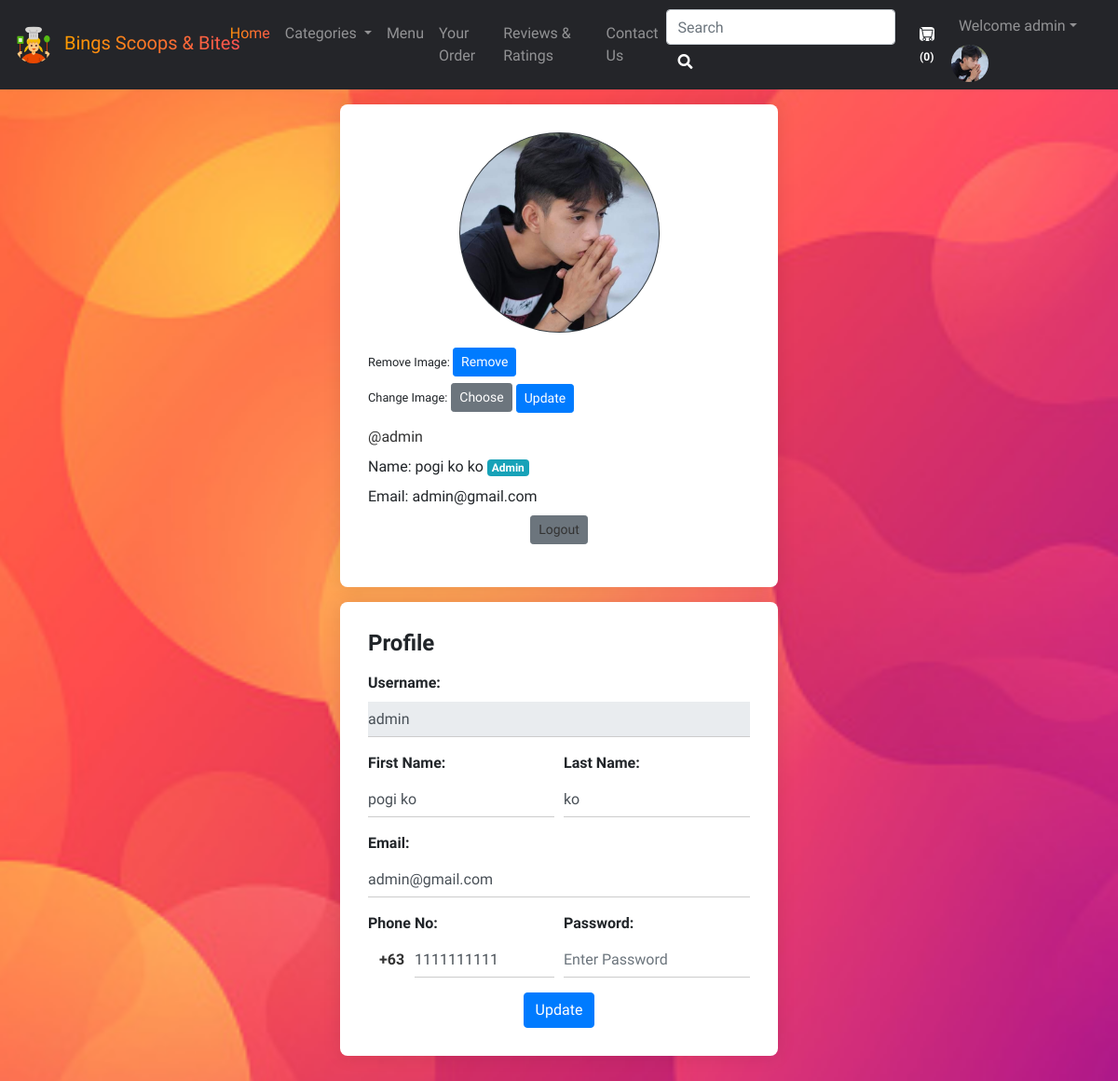
Screenshot of /viewProfile.php (signed in) with the database file from the repository.
### tables this page shows
CREATE TABLE `sitedetail` (
  `tempId` int(11) NOT NULL,
  `systemName` varchar(21) NOT NULL,
  `email` varchar(35) NOT NULL,
  `contact1` bigint(21) NOT NULL,
  `contact2` bigint(21) DEFAULT NULL COMMENT 'Optional',
  `address` text NOT NULL,
  `dateTime` datetime NOT NULL DEFAULT current_timestamp()
);

CREATE TABLE `users` (
  `id` int(21) NOT NULL,
  `username` varchar(21) NOT NULL,
  `firstName` varchar(21) NOT NULL,
  `lastName` varchar(21) NOT NULL,
  `email` varchar(35) NOT NULL,
  `phone` bigint(20) NOT NULL,
  `userType` enum('0','1') NOT NULL DEFAULT '0' COMMENT '0=user\r\n1=admin',
  `password` varchar(255) NOT NULL,
  `joinDate` datetime NOT NULL DEFAULT current_timestamp()
);

### viewProfile.php (the view, shortened to what this page needs)
<!DOCTYPE HTML>
<html lang="en">
<head>
    <link rel="stylesheet" href="https://stackpath.bootstrapcdn.com/bootstrap/4.3.1/css/bootstrap.min.css">
    <link rel="stylesheet" href="https://use.fontawesome.com/releases/v5.7.2/css/all.css">
    <link rel="stylesheet" href="assets/css/custom.css">
</head>
<body>
    <?php include 'partials/_dbconnect.php'; ?>
    <?php require 'partials/_nav.php' ?>
    <?php
    if ($loggedin) {
    ?>
        <div class="container card-container">
            <?php
            $sql = "SELECT * FROM users WHERE id='$userId'";
            $result = mysqli_query($conn, $sql);
            $row = mysqli_fetch_assoc($result);
            $username = $row['username'];
            $firstName = $row['firstName'];
            $lastName = $row['lastName'];
            $email = $row['email'];
            $phone = $row['phone'];
            $userType = $row['userType'];
            if ($userType == 0) {
                $userType = "User";
            } else {
                $userType = "Admin";
            }
            ?>
            <div class="row my-3">
                <div class="col-12 mb-3">
                    <div class="card h-100">
                        <div class="card-body">
                            <div class="text-center">
                                <img class="rounded-circle mb-3 bg-dark" src="img/profile-<?php echo $userId; ?>.jpg" onError="this.src = 'img/profilePic.png'" style="width: 215px; height: 215px; padding: 1px;">
                            </div>
                            <form action="partials/_manageProfile.php" method="POST">
                                <small>Remove Image: </small>
                                <button type="submit" class="btn btn-primary btn-sm" name="removeProfilePic">Remove</button>
                            </form>
                            <form name="upload-form" action="partials/_manageProfile.php" method="POST" enctype="multipart/form-data" style="margin-top: 7px;">
                                <div class="upload-btn-wrapper">
                                    <small>Change Image:</small>
                                    <button class="btn btn-secondary btn-sm">Choose</button>
                                </div>
                                <button type="submit" name="updateProfilePhoto" class="btn btn-primary btn-sm" style="margin-top: -20px;">Update</button>
                            </form>
                            <ul class="list-unstyled">
                                <li class="my-2"><a href="viewProfile.php">@<?php echo $username ?></a></li>
                                <li class="my-2">
                                    <div class="d-flex align-items-center">
                                        <p class="mb-0"><?php echo "Name: " . $firstName . " " . $lastName; ?> <span class="badge badge-info"><?php echo $userType ?></span></p>
                                    </div>
                                </li>
                                <li class="my-2">
                                    <div class="d-flex align-items-center">
                                        <p class="mb-0"><?php echo "Email: " . $email ?></p>
                                    </div>
                                </li>
                                <li class="my-2 text-center"><a href="partials/_logout.php" class="btn btn-secondary btn-sm">Logout</a></li>
                            </ul>
                        </div>
                    </div>
                </div>
                <div class="col-12 mb-3">
                    <div class="card h-100">
                        <div class="card-body">
                            <h2 class="card-title mb-3">Profile</h2>
                            <form action="partials/_manageProfile.php" method="post">
                                <div class="form-group">
                                    <label for="username">Username:</label>
                                    <input class="form-control" id="username" name="username" type="text" disabled value="<?php echo $username ?>">
                                </div>
                                <div class="form-row">
                                    <div class="form-group col-md-6">
                                        <label for="firstName">First Name:</label>
                                        <input type="text" class="form-control" id="firstName" name="firstName" placeholder="First Name" required value="<?php echo $firstName ?>">
                                    </div>
                                    <div class="form-group col-md-6">
                                        <label for="lastName">Last Name:</label>
                                        <input type="text" class="form-control" id="lastName" name="lastName" placeholder="Last name" required value="<?php echo $lastName ?>">
                                    </div>
                                </div>
                                <div class="form-group">
                                    <label for="email">Email:</label>
                                    <input type="email" class="form-control" id="email" name="email" placeholder="Enter Your Email" required value="<?php echo $email ?>">
                                </div>
                                <div class="form-row">
                                    <div class="form-group col-md-6">
                                        <label for="phone">Phone No:</label>
                                        <div class="input-group">
                                            <div class="input-group-prepend">
                                                <span class="input-group-text" id="basic-addon">+63</span>
                                            </div>
                                            <input type="tel" class="form-control" id="phone" name="phone" placeholder="Enter Your Phone Number" required pattern="[0-9]{10}" maxlength="10" value="<?php echo $phone ?>">
                                        </div>
                                    </div>
                                    <div class="form-group col-md-6">
                                        <label for="password">Password:</label>
                                        <input class="form-control" id="password" name="password" placeholder="Enter Password" type="password" required minlength="4" maxlength="21" data-toggle="password">
                                    </div>
                                </div>
                                <div class="text-center">
                                    <button type="submit" name="updateProfileDetail" class="btn btn-primary">Update</button>
                                </div>
                            </form>
                        </div>
                    </div>
                </div>
            </div>
        </div>
    <?php
    }
    ?>
</body>
</html>

### partials/_nav.php (shortened to what this page needs)
<?php
if (isset($_SESSION['loggedin']) && $_SESSION['loggedin'] == true) {
  $loggedin = true;
  $userId = $_SESSION['userId'];
  $username = $_SESSION['username'];
} else {
  $loggedin = false;
  $userId = 0;
}
$sql = "SELECT * FROM `sitedetail`";
$result = mysqli_query($conn, $sql);
$row = mysqli_fetch_assoc($result);
$systemName = $row['systemName'];
$countsql = "SELECT SUM(`itemQuantity`) FROM `viewcart` WHERE `userId`=$userId";
$countresult = mysqli_query($conn, $countsql);
$countrow = mysqli_fetch_assoc($countresult);
$count = $countrow['SUM(`itemQuantity`)'];
if (!$count) {
  $count = 0;
}
echo '<style>
.navbar-dark .navbar-nav .nav-link:hover {
  background-image: linear-gradient(to right, #ff9a00, #ff5252);
  background-clip: text;
  -webkit-background-clip: text;
  -webkit-text-fill-color: transparent;
  transition: 0.5s;
}
.home a{
  color: linear-gradient(to right, #ff9a00, #ff5252);
}
</style>
<nav class="navbar navbar-expand-lg navbar-dark navBg ">
<a class="navbar-brand mb-1 mt-1" href="index.php">
<img src="partials/uploads/cooking.png" alt="Company Logo" class="company-logo">
<span class="company-name ml-2" style="background-clip: text; -webkit-background-clip: text; -webkit-text-fill-color: transparent; background-image: linear-gradient(to right, #ff9a00, #ff5252);">' . $systemName . '</span>
</a>
      <button class="navbar-toggler" type="button" data-toggle="collapse" data-target="#navbarSupportedContent" aria-controls="navbarSupportedContent" aria-expanded="false" aria-label="Toggle navigation">
        <span class="navbar-toggler-icon"></span>
      </button>
      <div class="collapse navbar-collapse" id="navbarSupportedContent">
        <ul class="navbar-nav mr-auto">
          <li class="nav-item active home">
            <a class="nav-link" href="index.php" style="background-clip: text; -webkit-background-clip: text; -webkit-text-fill-color: transparent; background-image: linear-gradient(to right, #ff9a00, #ff5252);">Home<span class="sr-only">(current)</span></a>
          </li>
          <li class="nav-item dropdown">
            <a class="nav-link dropdown-toggle" href="#" id="navbarDropdown" role="button" data-toggle="dropdown" aria-haspopup="true" aria-expanded="false">
              Categories
            </a>
            <div class="dropdown-menu" aria-labelledby="navbarDropdown">';
echo '</div>
          </li>
          <li class="nav-item">
            <a class="nav-link" href="about.php">Menu</a>
          </li>
          <li class="nav-item">
            <a class="nav-link" href="viewOrder.php">Your Order</a>
          </li>
          <li class="nav-item">
          <a class="nav-link" href="reviews.php">Reviews & Ratings</a>
        </li>
        <li class="nav-item">
            <a class="nav-link" href="contact.php">Contact Us</a>
          </li>
        </ul>
        <div class="search-wrapper">
           <form method="get" action="search.php" class="form-inline searchForm">
            <div class="search-input">
              <input class="form-control mr-sm-2" type="search" name="search" id="search" placeholder="Search" aria-label="Search" required>
            </div>
            <button class="btn" id="textBtn" type="submit"><i class="fas fa-search"></i></button>
          </form>
        </div>
';
echo '<a href="viewCart.php">
        <button type="button" class="btn" title="MyCart">
          <svg xmlns="img/cart.svg" width="16" height="15" fill="currentColor" class="bi bi-cart cart " viewBox="0 0 16 16">
            <path d="M0 1.5A.5.5 0 0 1 .5 1H2a.5.5 0 0 1 .485.379L2.89 3H14.5a.5.5 0 0 1 .491.592l-1.5 8A.5.5 0 0 1 13 12H4a.5.5 0 0 1-.491-.408L2.01 3.607 1.61 2H.5a.5.5 0 0 1-.5-.5zM3.102 4l1.313 7h8.17l1.313-7H3.102zM5 12a2 2 0 1 0 0 4 2 2 0 0 0 0-4zm7 0a2 2 0 1 0 0 4 2 2 0 0 0 0-4zm-7 1a1 1 0 1 1 0 2 1 1 0 0 1 0-2zm7 0a1 1 0 1 1 0 2 1 1 0 0 1 0-2z"/>
            </svg>   <span id="textBtn"><span id="count"> (' . $count . ')</span>
        </button></a>';
if ($loggedin) {
  echo '<div class="d-flex flex-wrap justify-content">
  <ul class="navbar-nav mr-2">
    <li class="nav-item dropdown">
      <a class="nav-link dropdown-toggle" href="#" id="navbarDropdown" role="button" data-toggle="dropdown"> Welcome ' . $username . '</a>
      <div class="dropdown-menu" aria-labelledby="navbarDropdown">
        <a class="dropdown-item" href="partials/_logout.php">Logout</a>
      </div>
    </li>
  </ul>
  <div class="text-center image-size-small position-relative">
    <a href="viewProfile.php"><img src="img/profile-' . $userId . '.jpg" class="rounded-circle" onError="this.src = \'img/profilePic.png\'" style="width:40px; height:40px"></a>
  </div>
</div>
';
} else {
  echo '
          <button type="button" class="btn"  data-toggle="modal" data-target="#loginModal"><span id="textBtn">Login</span></button>
          <button type="button" class="btn textBtn"  data-toggle="modal" data-target="#signupModal"><span id="textBtn">SignUp</span></button>';
}
echo '</div>
    </nav>';

### assets/css/custom.css (style rules this page uses)
body { background: linear-gradient( 180deg, rgba(0, 0, 0, 1) 0%, rgba(0, 0, 0, 0.8) 100% ); }
* { font-family: 'Cherry Cream Soda', cursive; }
#textBtn { background: white; -webkit-background-clip: text; -webkit-text-fill-color: transparent; font-weight: bold; }
.upload-btn-wrapper { position: relative; overflow: hidden; display: inline-block; }
.cart { background: white; border-radius: 25%; }
.company-logo { max-width: 100%; border-radius: 25px; height: auto; max-height: 40px; }
#count { font-size: 12px; }
.navBg { background-color: #242529; }

### viewProfile.php (style rules this page uses)
body { background-image: url(img/bgcontatct.jpg); background-position: center; background-size: cover; background-repeat: no-repeat; height: 100%; margin: 0; }
.card-container { max-width: 500px; margin: 0 auto; }
.card-container .card { border: none; border-radius: 8px; box-shadow: 0 0 20px rgba(0, 0, 0, 0.1); background-color: #fff; }
.card-container .card .card-body { padding: 30px; }
.card-container .card .card-title { font-size: 24px; font-weight: bold; margin-bottom: 20px; }
.card-container .card ul { list-style-type: none; padding-left: 0; }
.card-container .card ul li { margin-bottom: 10px; }
.card-container .card ul li a { text-decoration: none; color: #333; }
.card-container .card .form-group label { font-weight: bold; }
.card-container .card .form-group .input-group-prepend { background-color: transparent; border: none; }
.card-container .card .form-group .input-group-text { background-color: transparent; border: none; color: #333; font-weight: bold; }
.card-container .card .form-group .form-control { border: none; border-radius: 0; box-shadow: none; border-bottom: 1px solid #ccc; padding: 10px 0; transition: border-color 0.3s ease-in-out; }

### partials/_nav.php (style rules this page uses)
.home a { color: linear-gradient(to right, #ff9a00, #ff5252); }

### rows the page displays
sitedetail: systemName "Bings Scoops & Bites"
users: username "admin", firstName "pogi ko", lastName "ko", userType "Admin", email "admin@gmail.com", phone "1111111111"

### other values shown
$count "0"
$username "admin"
